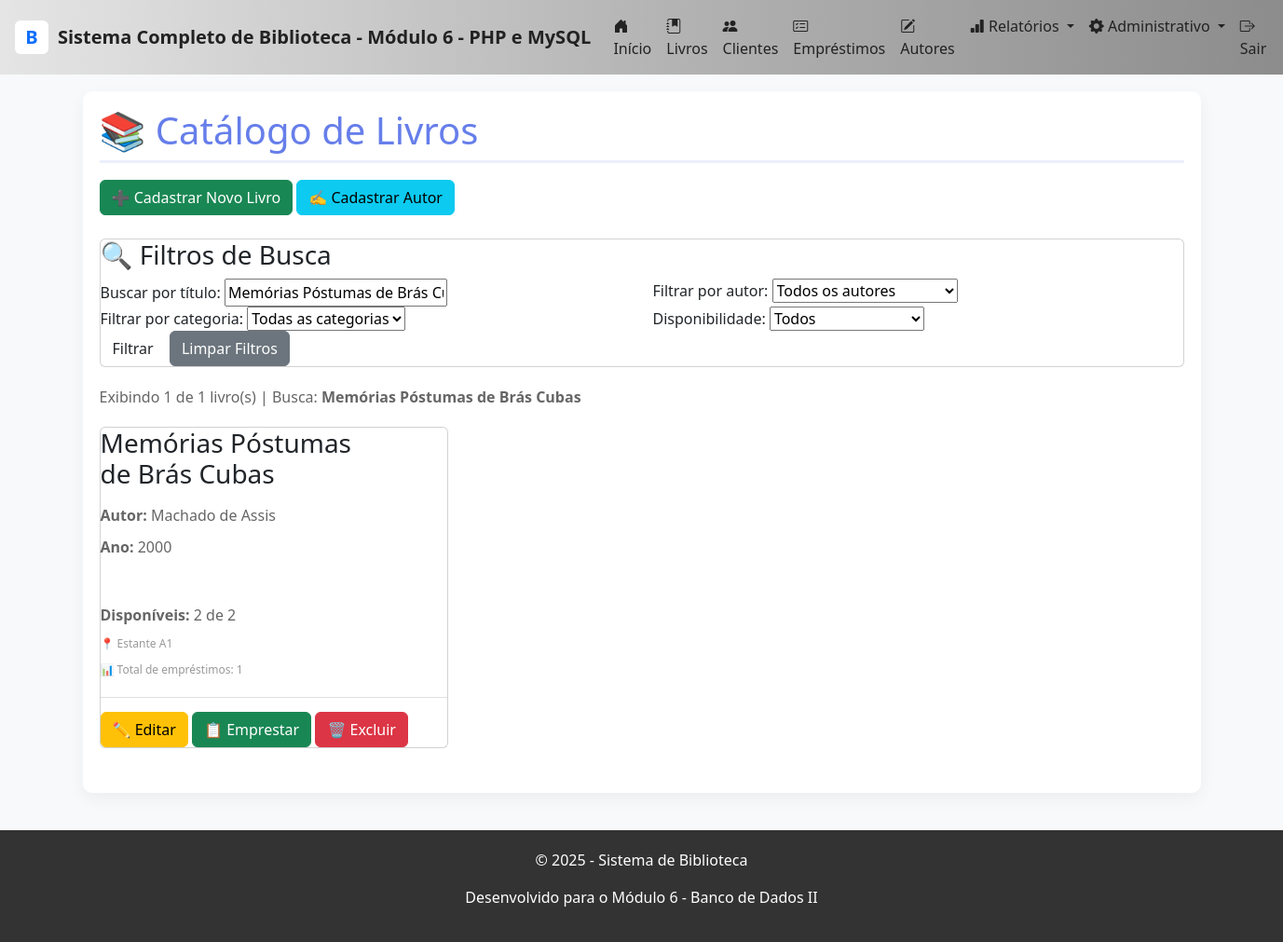
Page /livros_listar.php?busca=Memórias Póstumas de Brás Cubas on the committed database.
### tables this page shows
CREATE TABLE `livros` (
  `id` int NOT NULL AUTO_INCREMENT,
  `titulo` varchar(200) NOT NULL,
  `autor_id` int NOT NULL,
  `isbn` varchar(20) DEFAULT NULL,
  `ano_publicacao` year DEFAULT NULL,
  `editora` varchar(100) DEFAULT NULL,
  `numero_paginas` int DEFAULT NULL,
  `quantidade_total` int DEFAULT '1',
  `quantidade_disponivel` int DEFAULT '1',
  `categoria` varchar(50) DEFAULT NULL,
  `capa_imagem` varchar(255) DEFAULT NULL,
  `localizacao` varchar(50) DEFAULT NULL,
  `created_at` timestamp NOT NULL DEFAULT CURRENT_TIMESTAMP,
  `updated_at` timestamp NOT NULL DEFAULT CURRENT_TIMESTAMP ON UPDATE CURRENT_TIMESTAMP,
  PRIMARY KEY (`id`),
  UNIQUE KEY `isbn` (`isbn`),
  KEY `idx_titulo` (`titulo`),
  KEY `idx_autor` (`autor_id`),
  KEY `idx_isbn` (`isbn`),
  CONSTRAINT `livros_ibfk_1` FOREIGN KEY (`autor_id`) REFERENCES `autores` (`id`)
);

CREATE TABLE `autores` (
  `id` int NOT NULL AUTO_INCREMENT,
  `nome` varchar(150) NOT NULL,
  `nacionalidade` varchar(50) DEFAULT NULL,
  `data_nascimento` date DEFAULT NULL,
  `biografia` text,
  `created_at` timestamp NOT NULL DEFAULT CURRENT_TIMESTAMP,
  `updated_at` timestamp NOT NULL DEFAULT CURRENT_TIMESTAMP ON UPDATE CURRENT_TIMESTAMP,
  PRIMARY KEY (`id`)
);

### includes/funcoes.php (called while the page is built, shortened)
<?php
function limparInput(string $dados): string {
    $dados = trim($dados);
    $dados = stripslashes($dados);
    $dados = htmlspecialchars($dados, ENT_QUOTES, 'UTF-8');
    return $dados;
}

### livros_listar.php (the view, shortened to what this page needs)
<?php
require_once __DIR__ . '/includes/funcoes.php';
require_once __DIR__ . '/includes/header.php';
$db = Database::getInstance();
$pdo = $db->getConnection();
$por_pagina = REGISTROS_POR_PAGINA;
$pagina_atual = isset($_GET['pagina']) ? max(1, (int)$_GET['pagina']) : 1;
$offset = ($pagina_atual - 1) * $por_pagina;
$filtro_busca = isset($_GET['busca']) ? limparInput($_GET['busca']) : '';
try {
    $where_clauses = [];
    $params = [];
    if (!empty($filtro_busca)) {
        $where_clauses[] = "l.titulo LIKE :busca";
        $params['busca'] = "%$filtro_busca%";
    }
    $where_sql = count($where_clauses) > 0 ? " WHERE " . implode(" AND ", $where_clauses) : "";
    $stmt = $pdo->prepare("SELECT COUNT(*) FROM livros l $where_sql");
    $stmt->execute($params);
    $total_registros = $stmt->fetchColumn();
    $sql = "
        SELECT
            l.*,
            a.nome AS autor_nome,
            a.nacionalidade AS autor_nacionalidade,
            (SELECT COUNT(*) FROM emprestimos WHERE livro_id = l.id) AS total_emprestimos,
            (SELECT COUNT(*) FROM emprestimos WHERE livro_id = l.id AND status = 'Ativo') AS emprestimos_ativos
        FROM livros l
        INNER JOIN autores a ON l.autor_id = a.id
        $where_sql
        ORDER BY l.titulo
        LIMIT :limite OFFSET :offset
    ";
    $stmt = $pdo->prepare($sql);
    foreach ($params as $key => $value) {
        $stmt->bindValue(":$key", $value);
    }
    $stmt->bindValue(':limite', $por_pagina, PDO::PARAM_INT);
    $stmt->bindValue(':offset', $offset, PDO::PARAM_INT);
    $stmt->execute();
    $livros = $stmt->fetchAll();
?>
    <h1>📚 Catálogo de Livros</h1>
    <div style="margin-bottom: 25px;">
        <a href="livro_novo.php" class="btn btn-success">
            ➕ Cadastrar Novo Livro
        </a>
        <a href="autor_novo.php" class="btn btn-info">
            ✍️ Cadastrar Autor
        </a>
    </div>
    <div class="card">
        <h3>🔍 Filtros de Busca</h3>
        <form method="GET" action="livros.php" style="background: transparent; padding: 0;">
            <div class="row">
                <div class="col">
                    <div class="form-group">
                        <label for="busca">Buscar por título:</label>
                        <input
                            type="text"
                            id="busca"
                            name="busca"
                            value="<?= htmlspecialchars($filtro_busca) ?>"
                            placeholder="Digite o título do livro..."
                        >
                    </div>
                </div>
                <div class="col">
                    <div class="form-group">
                        <label for="autor">Filtrar por autor:</label>
                        <select id="autor" name="autor">
                            <option value="0">Todos os autores</option>
                        </select>
                    </div>
                </div>
            </div>
            <div class="row">
                <div class="col">
                    <div class="form-group">
                        <label for="categoria">Filtrar por categoria:</label>
                        <select id="categoria" name="categoria">
                            <option value="">Todas as categorias</option>
                        </select>
                    </div>
                </div>
                <div class="col">
                    <div class="form-group">
                        <label for="disponivel">Disponibilidade:</label>
                        <select id="disponivel" name="disponivel">
                            <option value="0">Todos</option>
                        </select>
                    </div>
                </div>
            </div>
            <button type="submit" class="btn">Filtrar</button>
            <a href="livros.php" class="btn btn-secondary">Limpar Filtros</a>
        </form>
    </div>
    <p style="color: #666; margin: 20px 0;">
        <?php if ($total_registros > 0): ?>
            Exibindo <?= count($livros) ?> de <?= $total_registros ?> livro(s)
            <?php if (!empty($filtro_busca)): ?>
                | Busca: <strong><?= htmlspecialchars($filtro_busca) ?></strong>
            <?php endif; ?>
        <?php else: ?>
            Nenhum livro encontrado
        <?php endif; ?>
    </p>
    <?php if (count($livros) > 0): ?>
        <div style="display: grid; grid-template-columns: repeat(auto-fill, minmax(300px, 1fr)); gap: 20px; margin-bottom: 30px;">
            <?php foreach ($livros as $livro):
                $disponivel = $livro['quantidade_disponivel'] > 0;
            ?>
                <div class="card" style="position: relative; <?= !$disponivel ? 'opacity: 0.7;' : '' ?>">
                    <div style="position: absolute; top: 15px; right: 15px;">
                        <?php if ($disponivel): ?>
                            <span class="badge badge-success">
                            </span>
                        <?php else: ?>
                            <span class="badge badge-danger">
                                ✗ Indisponível
                            </span>
                        <?php endif; ?>
                    </div>
                    <h3 style="margin: 0 0 10px 0; padding-right: 100px;">
                        <?= htmlspecialchars($livro['titulo']) ?>
                    </h3>
                    <p style="color: #666; margin: 5px 0;">
                        <strong>Autor:</strong> <?= htmlspecialchars($livro['autor_nome']) ?>
                    </p>
                    <?php if ($livro['ano_publicacao']): ?>
                        <p style="color: #666; margin: 5px 0;">
                            <strong>Ano:</strong> <?= $livro['ano_publicacao'] ?>
                        </p>
                    <?php endif; ?>
                    <?php if ($livro['categoria']): ?>
                        <p style="margin: 5px 0;">
                            <span class="badge badge-info">
                            </span>
                        </p>
                    <?php endif; ?>
                    <p style="color: #666; margin: 10px 0 5px 0;">
                        <strong>Disponíveis:</strong>
                        <?= $livro['quantidade_disponivel'] ?> de <?= $livro['quantidade_total'] ?>
                    </p>
                    <?php if ($livro['localizacao']): ?>
                        <p style="color: #999; font-size: 12px; margin: 5px 0;">
                            📍 <?= htmlspecialchars($livro['localizacao']) ?>
                        </p>
                    <?php endif; ?>
                    <p style="color: #999; font-size: 12px; margin: 5px 0;">
                        📊 Total de empréstimos: <?= $livro['total_emprestimos'] ?>
                    </p>
                    <div style="margin-top: 15px; padding-top: 15px; border-top: 1px solid #e0e0e0;">
                        <a href="livro_editar.php?id=<?= $livro['id'] ?>"
                           class="btn btn-warning btn-small">
                            ✏️ Editar
                        </a>
                        <?php if ($disponivel): ?>
                            <a href="emprestimo_novo.php?livro_id=<?= $livro['id'] ?>"
                               class="btn btn-success btn-small">
                                📋 Emprestar
                            </a>
                        <?php endif; ?>
                        <a href="livro_excluir.php?id=<?= $livro['id'] ?>"
                           class="btn btn-danger btn-small confirm-delete">
                            🗑️ Excluir
                        </a>
                    </div>
                </div>
            <?php endforeach; ?>
        </div>
    <?php endif; ?>
<?php
} catch (PDOException $e) {
    exibirMensagem('erro', 'Erro ao carregar livros: ' . $e->getMessage());
}
require_once 'includes/footer.php';
?>

### includes/header.php (style rules this page uses)
body { background:#f8f9fa; font-family: "Segoe UI", Tahoma, sans-serif; }
h1 { color:#667eea; border-bottom:3px solid rgba(102,126,234,0.12); padding-bottom:8px; margin-bottom:18px; }

### rows in the picture
livros: titulo "Memórias Póstumas de Brás Cubas", autor.nome "Machado de Assis", ano_publicacao "2000", quantidade_disponivel "2", quantidade_total "2", localizacao "Estante A1", total_emprestimos "1"

### other values in the picture
NOME_BIBLIOTECA "Sistema Completo de Biblioteca - Módulo 6 - PHP e MySQL"
count($livros) "1"
$total_registros "1"
$filtro_busca "Memórias Póstumas de Brás Cubas"
